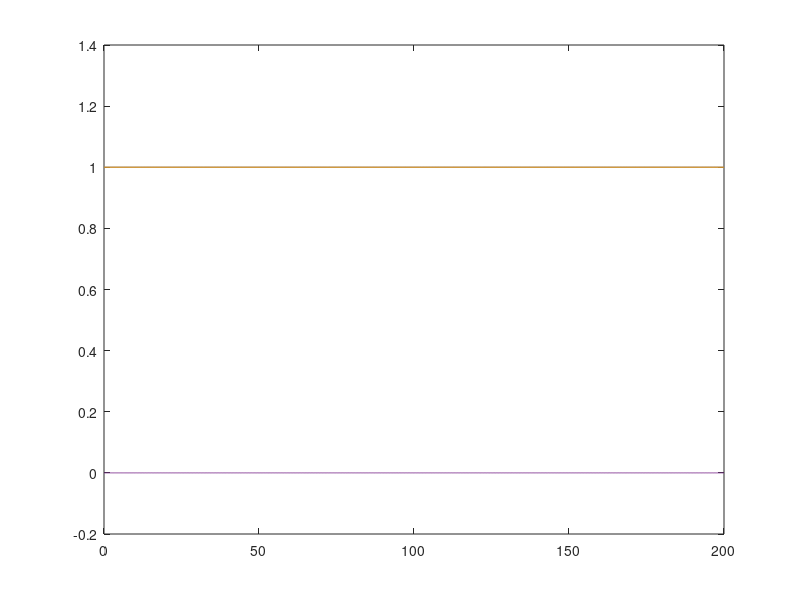

The MATLAB script that drew this image:
function simulator
clc
clear

k = 300;  % spring coefficient
m_t = 50.0; % mass of thruster
m_p = 70.0;  % mass of pod
c = 2*sqrt(k/m_p);  % damping coefficient
d = .5;  % diameter of pod
I = m_p*((d/2)^2)/2;  % inertia of pod

BK =    [0         0         0         0         0         0         0         0;
  -10.1931    4.7397    4.2857    0.0591    6.0824   -4.0721   -3.6416    1.0793;
         0         0         0         0         0         0         0         0;
    4.2857    0.0591  -10.1931    4.7397    6.0824   -4.0721    3.6416   -1.0793;
         0         0         0         0         0         0         0         0;
         0         0         0         0         0         0         0         0;
         0         0         0         0         0         0         0         0;
         0         0         0         0         0         0         0         0;];

x0 = [0.0;1.0;0.0;1.0;0.0;1.0;0.0;0.0;];
t = [0.0:0.1:200];
target = [0;0;0;0;0;1.0;0.0;0;];
opts = odeset('RelTol',1e-2,'AbsTol',1e-4);
[t, y] = ode45(@(t,y) controller(t,y,target), t, x0, opts);
plot(t, y(:,2),t, y(:,4),t, y(:,6),t, y(:,7))


function xdot = controller(t, x, target)
    xdot = [0;
            0;
            0;
            0;
            0;
            0;
            0;
            0;];
    f = 0;
    f1 = F1(x, target);
    f2 = F2(x, target);
    xdot(1) = x(2);
    xdot(2) = -k/m_t*x(1) - c/m_t*x(2) + k/m_t*x(5) + c/m_t*x(6) - d*k/(2*m_t)*sin(x(7)) - d*c/(2*m_t)*x(8)*cos(x(7)) + f1/m_t;
    xdot(3) = x(4);
    xdot(4) = -k/m_t*x(3) - c/m_t*x(4) + k/m_t*x(5) + c/m_t*x(6) + d*k/(2*m_t)*sin(x(7)) + d*c/(2*m_t)*x(8)*cos(x(7)) + f2/m_t;
    xdot(5) = x(6);
    xdot(6) = k/m_p*x(1) + c/m_p*x(2) + k/m_p*x(3) + c/m_p*x(4) - 2*k/m_p*x(5) - 2*c/m_p*x(6) + f/m_p;
    xdot(7) = x(8);
    xdot(8) = -d*k/(2*I)*x(1) - d*c/(2*I)*x(2) + d*k/(2*I)*x(3) + d*c/(2*I)*x(4) - (d^2)*k/2*sin(x(7)) - (d^2)*c/2*x(8)*cos(x(7));
    function Fd = F(t)
        if t > 10.2
            Fd = 0.0;
        elseif t >= 10.0
            Fd = 100.0;
        else
            Fd = 0.0;
        end
    end
    function F_1 = F1(x,target)
        x_err = target - x;
        x_err(1) = 0.0;
        x_err(2) = 0.0;
        x_err(3) = 0.0;
        x_err(4) = 0.0;
        x_err(5) = 0.0;
        %x_err(8) = 0.0;
        x_err(6)
        x_err(7)
        action = -BK*x_err
        F_1 = action(2);
    end
    function F_2 = F2(x, target)
        x_err = target - x;
        x_err(1) = 0.0;
        x_err(2) = 0.0;
        x_err(3) = 0.0;
        x_err(4) = 0.0;
        x_err(5) = 0.0;
        %x_err(8) = 0.0;
        action = -BK*x_err;
        F_2 = action(4);
    end
end

end
